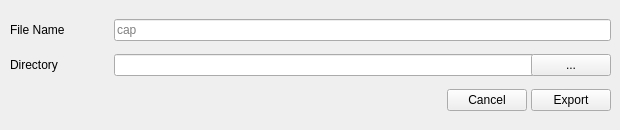
<?xml version="1.0" encoding="UTF-8"?>
<ui version="4.0">
 <class>export_hashes_as_sqlite</class>
 <widget class="QDialog" name="export_hashes_as_sqlite">
  <property name="geometry">
   <rect>
    <x>0</x>
    <y>0</y>
    <width>620</width>
    <height>130</height>
   </rect>
  </property>
  <property name="minimumSize">
   <size>
    <width>430</width>
    <height>130</height>
   </size>
  </property>
  <property name="maximumSize">
   <size>
    <width>620</width>
    <height>130</height>
   </size>
  </property>
  <property name="windowTitle">
   <string>Dialog</string>
  </property>
  <widget class="QWidget" name="layoutWidget">
   <property name="geometry">
    <rect>
     <x>10</x>
     <y>10</y>
     <width>601</width>
     <height>110</height>
    </rect>
   </property>
   <layout class="QVBoxLayout" name="verticalLayout">
    <property name="spacing">
     <number>4</number>
    </property>
    <item>
     <layout class="QHBoxLayout" name="horizontalLayout">
      <item>
       <widget class="QLabel" name="label_file_name">
        <property name="minimumSize">
         <size>
          <width>100</width>
          <height>16</height>
         </size>
        </property>
        <property name="maximumSize">
         <size>
          <width>100</width>
          <height>16777215</height>
         </size>
        </property>
        <property name="text">
         <string>File Name</string>
        </property>
       </widget>
      </item>
      <item>
       <widget class="QLineEdit" name="lineEdit_file_name">
        <property name="minimumSize">
         <size>
          <width>421</width>
          <height>0</height>
         </size>
        </property>
        <property name="readOnly">
         <bool>false</bool>
        </property>
        <property name="placeholderText">
         <string>cap</string>
        </property>
       </widget>
      </item>
     </layout>
    </item>
    <item>
     <layout class="QHBoxLayout" name="horizontalLayout_2">
      <item>
       <widget class="QLabel" name="label_file_path">
        <property name="minimumSize">
         <size>
          <width>100</width>
          <height>0</height>
         </size>
        </property>
        <property name="maximumSize">
         <size>
          <width>100</width>
          <height>16777215</height>
         </size>
        </property>
        <property name="text">
         <string>Directory</string>
        </property>
       </widget>
      </item>
      <item>
       <widget class="QLineEdit" name="lineEdit_file_path">
        <property name="minimumSize">
         <size>
          <width>421</width>
          <height>0</height>
         </size>
        </property>
        <property name="readOnly">
         <bool>true</bool>
        </property>
       </widget>
      </item>
      <item>
       <widget class="QPushButton" name="pushButton_select">
        <property name="focusPolicy">
         <enum>Qt::NoFocus</enum>
        </property>
        <property name="text">
         <string>...</string>
        </property>
       </widget>
      </item>
     </layout>
    </item>
    <item>
     <layout class="QHBoxLayout" name="horizontalLayout_3">
      <item>
       <spacer name="horizontalSpacer_3">
        <property name="orientation">
         <enum>Qt::Horizontal</enum>
        </property>
        <property name="sizeHint" stdset="0">
         <size>
          <width>418</width>
          <height>20</height>
         </size>
        </property>
       </spacer>
      </item>
      <item>
       <widget class="QPushButton" name="pushButton_cancel">
        <property name="focusPolicy">
         <enum>Qt::NoFocus</enum>
        </property>
        <property name="text">
         <string>Cancel</string>
        </property>
       </widget>
      </item>
      <item>
       <widget class="QPushButton" name="pushButton_export">
        <property name="focusPolicy">
         <enum>Qt::NoFocus</enum>
        </property>
        <property name="text">
         <string>Export</string>
        </property>
       </widget>
      </item>
     </layout>
    </item>
   </layout>
  </widget>
 </widget>
 <resources/>
 <connections/>
</ui>
